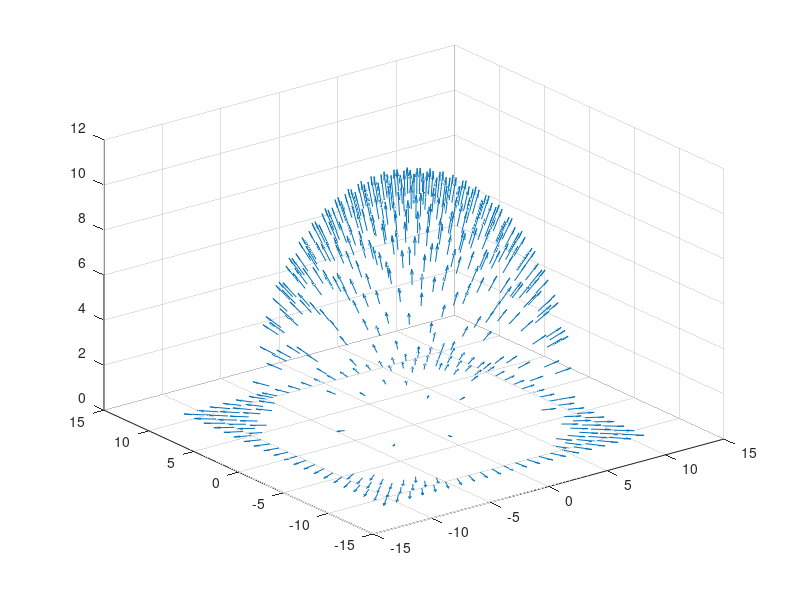

Reproduce this figure in MATLAB.
clear all; close all;

q=2;
x=-10:10;
y=-10:10;
[X,Y]=meshgrid(x,y);
Z=sqrt(100-X.^2-Y.^2);
Ex=100*X./(X.^2+Y.^2+Z.^2).^(3/2);
Ey=100*Y./(X.^2+Y.^2+Z.^2).^(3/2);
Ez=100*Z./(X.^2+Y.^2+Z.^2).^(3/2);
Ex(isnan(Ex))=0;
Ey(isnan(Ey))=0;
Ez(isnan(Ez))=0;
quiver3(X,Y,Z,Ex,Ey,Ez);


